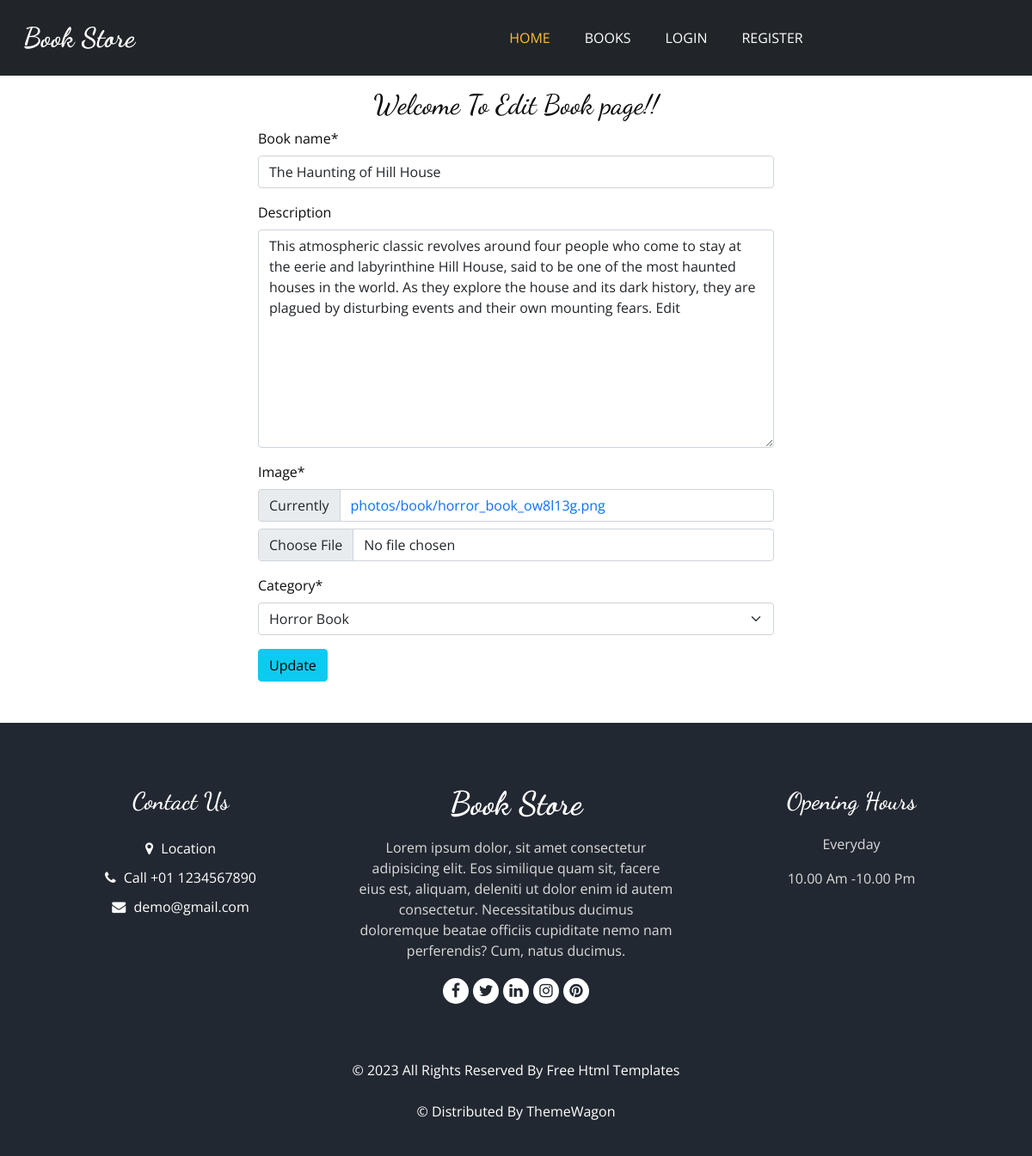
The app's page /boss/edit_book/3 with its own data.
### books/models.py (models this page shows, shortened)
class Books(models.Model):
    book_name = models.CharField(max_length = 100, unique=True)
    slug = models.SlugField(max_length=200, unique = True)
    description = models.TextField(max_length=500, blank=True)
    image = models.ImageField(upload_to='photos/book')
    category = models.ForeignKey(Category, on_delete=models.CASCADE)
    created_date = models.DateTimeField(auto_now_add=True)
    modified_date = models.DateTimeField(auto_now=True)

### boss_panel/views.py (the view)
# urls.py: path('edit_book/<int:id>', edit_task, name='edit_book'),
def edit_task(request, id):
    task = Books.objects.get(pk=id)
    form = TaskForm(instance = task)
    if request.method == 'POST':
        form = TaskForm(request.POST, instance=task)
        if form.is_valid():
            form.save()
            return redirect('show_books')
    return render(request, 'boss_panel/edit_book.html', {'task': form})

### boss_panel/forms.py
class TaskForm(forms.ModelForm):
    class Meta:
        model = Books
        fields = ['book_name', 'description', 'image', 'category']

### category/models.py (called while the page is built)
    def __str__(self):
        return self.category_name

### boss_panel/templates/boss_panel/edit_book.html (shortened to what this page needs)
{% extends 'base.html' %}
{% load crispy_forms_tags %}
{% block body %}
    <div style="width: 50%; margin: auto;">
        <h2 style="text-align: center; margin-top: 15px;">Welcome To Edit Book page!!</h2>
        <form method="POST">
            {{task|crispy}}
            <button class="btn btn-info mb-5" type="submit" >Update</button>
        </form>
    </div>
{% endblock %}

### static/css/style.css (style rules this page uses)
body { font-family: "Open Sans", sans-serif; color: #0c0c0c; background-color: #ffffff; overflow-x: hidden; }
h1, h2 { font-family: 'Dancing Script', cursive; }
a, a:hover, a:focus { text-decoration: none; }
.btn, .btn:focus { outline: none !important; -webkit-box-shadow: none; box-shadow: none; }

### records on screen
Books: book_name "The Haunting of Hill House", description "This atmospheric classic revolves around four people who come to stay at the eerie and labyrinthine Hill House, said to be one of the most haunted houses in the world. As they explore the house and its dark history, they are plagued by disturbing events and their own mounting fears. Edit", category "Horror Book"
